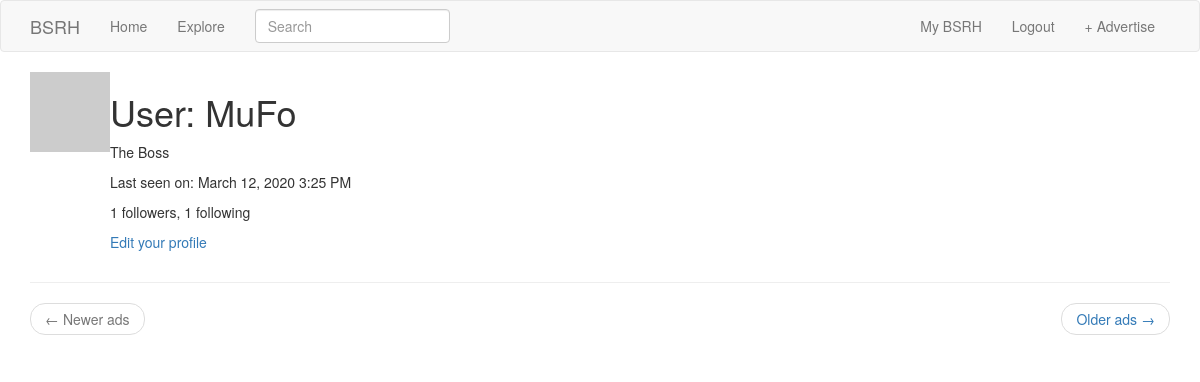
The app's page /user/MuFo (signed in), older data.
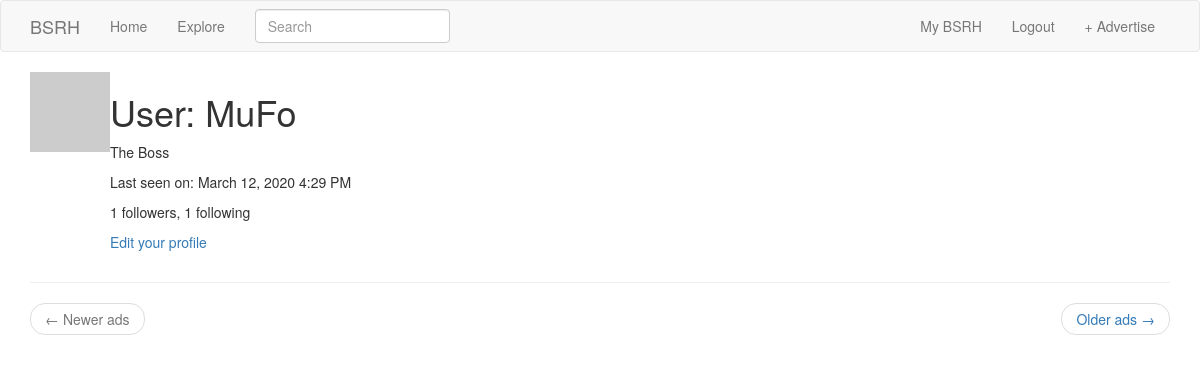
The same page, newer data.
### app/models.py (models this page shows, shortened)
class User(UserMixin, db.Model):
    id = db.Column(db.Integer, primary_key=True)
    username = db.Column(db.String(64), index=True, unique=True)
    email = db.Column(db.String(120), index=True, unique=True)
    password_hash = db.Column(db.String(128))
    ads = db.relationship('Ad', backref='author', lazy='dynamic')
    about_me = db.Column(db.String(140))
    last_seen = db.Column(db.DateTime, default=datetime.utcnow)
    followed = db.relationship(
        'User', secondary=followers,
        primaryjoin=(followers.c.follower_id == id),
        secondaryjoin=(followers.c.followed_id == id),
        backref=db.backref('followers', lazy='dynamic'), lazy='dynamic')
    def avatar(self, size):
        digest = md5(self.email.lower().encode('utf-8')).hexdigest()
        return 'https://www.gravatar.com/avatar/{}?d=identicon&s={}'.format(digest, size)

### app/main/routes.py (the view)
@bp.route('/user/<username>')
@login_required
def user(username):
    user = User.query.filter_by(username=username).first_or_404()
    page = request.args.get('page', 1, type=int)
    ads = user.ads.order_by(Ad.timestamp.desc()).paginate(page, current_app.config['ADS_PER_PAGE'], False)
    next_url = url_for('main.user', username=user.username, page=ads.next_num) \
        if ads.has_next else None
    prev_url = url_for('main.user', username=user.username, page=ads.prev_num) \
        if ads.has_prev else None
    return render_template('user.html', user=user, ads=ads.items,
                           next_url=next_url, prev_url=prev_url)

### app/main/forms.py
class SearchForm(FlaskForm):
    q = StringField(_l('Search'), validators=[DataRequired()])
    def __init__(self, *args, **kwargs):
        if 'formdata' not in kwargs:
            kwargs['formdata'] = request.args
        if 'csrf_enabled' not in kwargs:
            kwargs['csrf_enabled'] = False
        super(SearchForm, self).__init__(*args, **kwargs)

### app/main/routes.py (called while the page is built)
@bp.before_request
def before_request():
    if current_user.is_authenticated:
        current_user.last_seen = datetime.utcnow()
    g.locale = str(get_locale())

@bp.before_app_request
def before_request():
    if current_user.is_authenticated:
        current_user.last_seen = datetime.utcnow()
        db.session.commit()
        g.search_form = SearchForm()
    g.locale = str(get_locale())

### app/models.py (called while the page is built)
@login.user_loader
def load_user(id):
    return User.query.get(int(id))

    @classmethod
    def before_commit(cls, session):
        session._changes = {
            'add': list(session.new),
            'update': list(session.dirty),
            'delete': list(session.deleted)
        }

### app/templates/user.html
{% extends "base.html" %}
{% block app_content %}
    <table>
        <tr valign="top">
            <td><img src="{{ user.avatar(128) }}"></td>
            <td>
                <h1>{{ _('User') }}: {{ user.username }}</h1>
                {% if user.about_me %}
                    <p>
                        {{ user.about_me }}
                    </p>
                {% endif %}
                {% if user.last_seen %}
                    <p>{{ _('Last seen on') }}: {{ moment(user.last_seen).format('LLL') }}</p>
                {% endif %}
                <p>
                    {{ _('%(count)d followers', count=user.followers.count()) }},
                    {{ _('%(count)d following', count=user.followed.count()) }}
                </p>
                {% if user == current_user %}
                    <p><a href="{{ url_for('main.edit_profile') }}">{{ _('Edit your profile') }}</a></p>
                {% elif not current_user.is_following(user) %}
                    <p><a href="{{ url_for('main.follow', username=user.username) }}">{{ _('Follow') }}</a></p>
                {% else %}
                    <p><a href="{{ url_for('main.unfollow', username=user.username) }}">{{ _('Unfollow') }}</a></p>
                {% endif %}
            </td>
        </tr>
    </table>
    <hr>
    <nav aria-label="...">
        <ul class="pager">
            <li class="previous{% if not prev_url %} disabled{% endif %}">
                <a href="{{ prev_url or '#' }}">
                    <span aria-hidden="true">&larr;</span> {{ _('Newer ads') }}
                </a>
            </li>
            <li class="next{% if not next_url %} disabled{% endif %}">
                <a href="{{ next_url or '#' }}">
                    {{ _('Older ads') }} <span aria-hidden="true">&rarr;</span>
                </a>
            </li>
        </ul>
    </nav>
{% endblock %}

Row changes from the older to the newer data that the page shows:
changed User "MuFo": last_seen "March 12, 2020 3:25 PM" → "March 12, 2020 4:29 PM"
